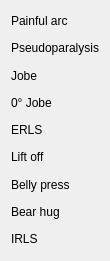
       <widget class="QWidget" name="layoutWidget_25">
        <property name="geometry">
         <rect>
          <x>10</x>
          <y>310</y>
          <width>106</width>
          <height>261</height>
         </rect>
        </property>
        <layout class="QVBoxLayout" name="verticalLayout_12">
         <item>
          <widget class="QLabel" name="label_50">
           <property name="text">
            <string>&lt;html&gt;&lt;head/&gt;&lt;body&gt;&lt;p&gt;Painful arc&lt;/p&gt;&lt;/body&gt;&lt;/html&gt;</string>
           </property>
          </widget>
         </item>
         <item>
          <widget class="QLabel" name="label_51">
           <property name="text">
            <string>&lt;html&gt;&lt;head/&gt;&lt;body&gt;&lt;p&gt;Pseudoparalysis&lt;/p&gt;&lt;/body&gt;&lt;/html&gt;</string>
           </property>
          </widget>
         </item>
         <item>
          <widget class="QLabel" name="label_52">
           <property name="text">
            <string>&lt;html&gt;&lt;head/&gt;&lt;body&gt;&lt;p&gt;Jobe&lt;/p&gt;&lt;/body&gt;&lt;/html&gt;</string>
           </property>
          </widget>
         </item>
         <item>
          <widget class="QLabel" name="label_53">
           <property name="text">
            <string>&lt;html&gt;&lt;head/&gt;&lt;body&gt;&lt;p&gt;0° Jobe&lt;/p&gt;&lt;/body&gt;&lt;/html&gt;</string>
           </property>
          </widget>
         </item>
         <item>
          <widget class="QLabel" name="label_54">
           <property name="text">
            <string>&lt;html&gt;&lt;head/&gt;&lt;body&gt;&lt;p&gt;ERLS&lt;/p&gt;&lt;/body&gt;&lt;/html&gt;</string>
           </property>
          </widget>
         </item>
         <item>
          <widget class="QLabel" name="label_55">
           <property name="text">
            <string>&lt;html&gt;&lt;head/&gt;&lt;body&gt;&lt;p&gt;Lift off&lt;/p&gt;&lt;/body&gt;&lt;/html&gt;</string>
           </property>
          </widget>
         </item>
         <item>
          <widget class="QLabel" name="label_56">
           <property name="text">
            <string>&lt;html&gt;&lt;head/&gt;&lt;body&gt;&lt;p&gt;Belly press&lt;/p&gt;&lt;/body&gt;&lt;/html&gt;</string>
           </property>
          </widget>
         </item>
         <item>
          <widget class="QLabel" name="label_59">
           <property name="text">
            <string>&lt;html&gt;&lt;head/&gt;&lt;body&gt;&lt;p&gt;Bear hug&lt;/p&gt;&lt;/body&gt;&lt;/html&gt;</string>
           </property>
          </widget>
         </item>
         <item>
          <widget class="QLabel" name="label_57">
           <property name="text">
            <string>&lt;html&gt;&lt;head/&gt;&lt;body&gt;&lt;p&gt;IRLS&lt;/p&gt;&lt;/body&gt;&lt;/html&gt;</string>
           </property>
          </widget>
         </item>
        </layout>
       </widget>
